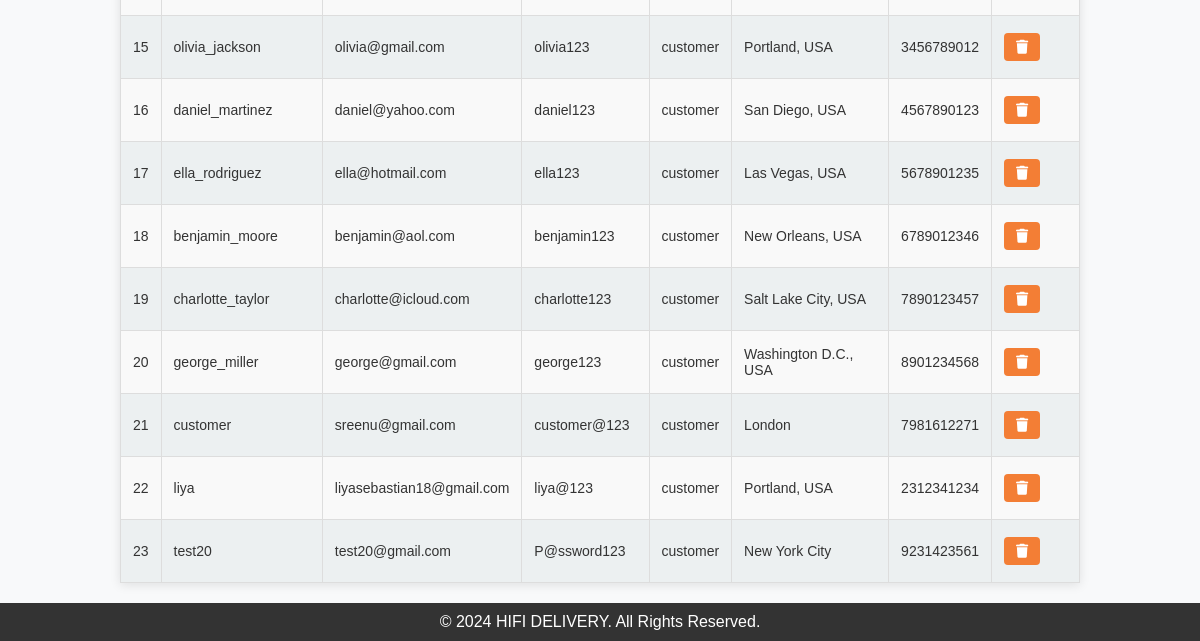
Before: /manageuser (lower part) with the older database file.
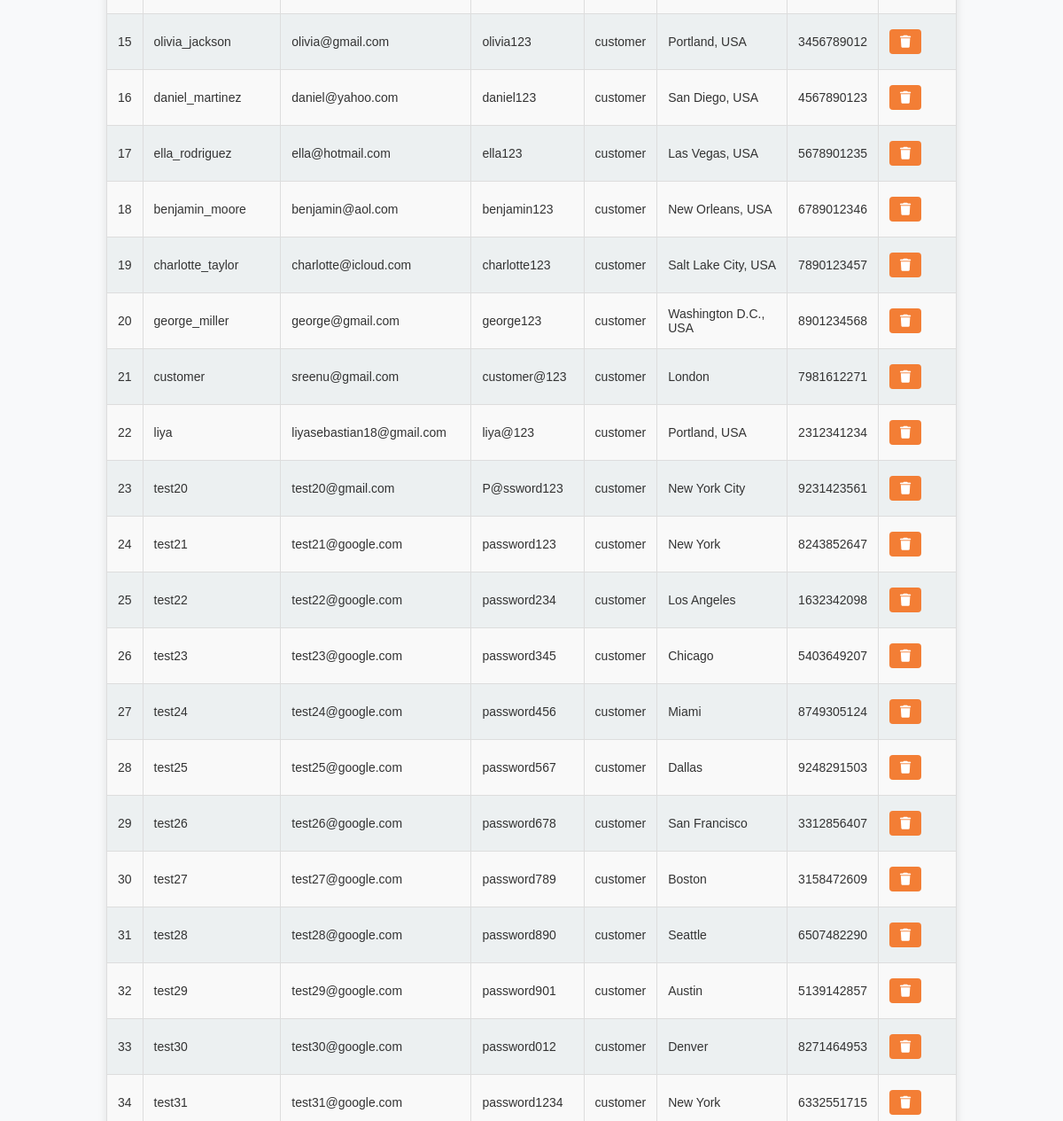
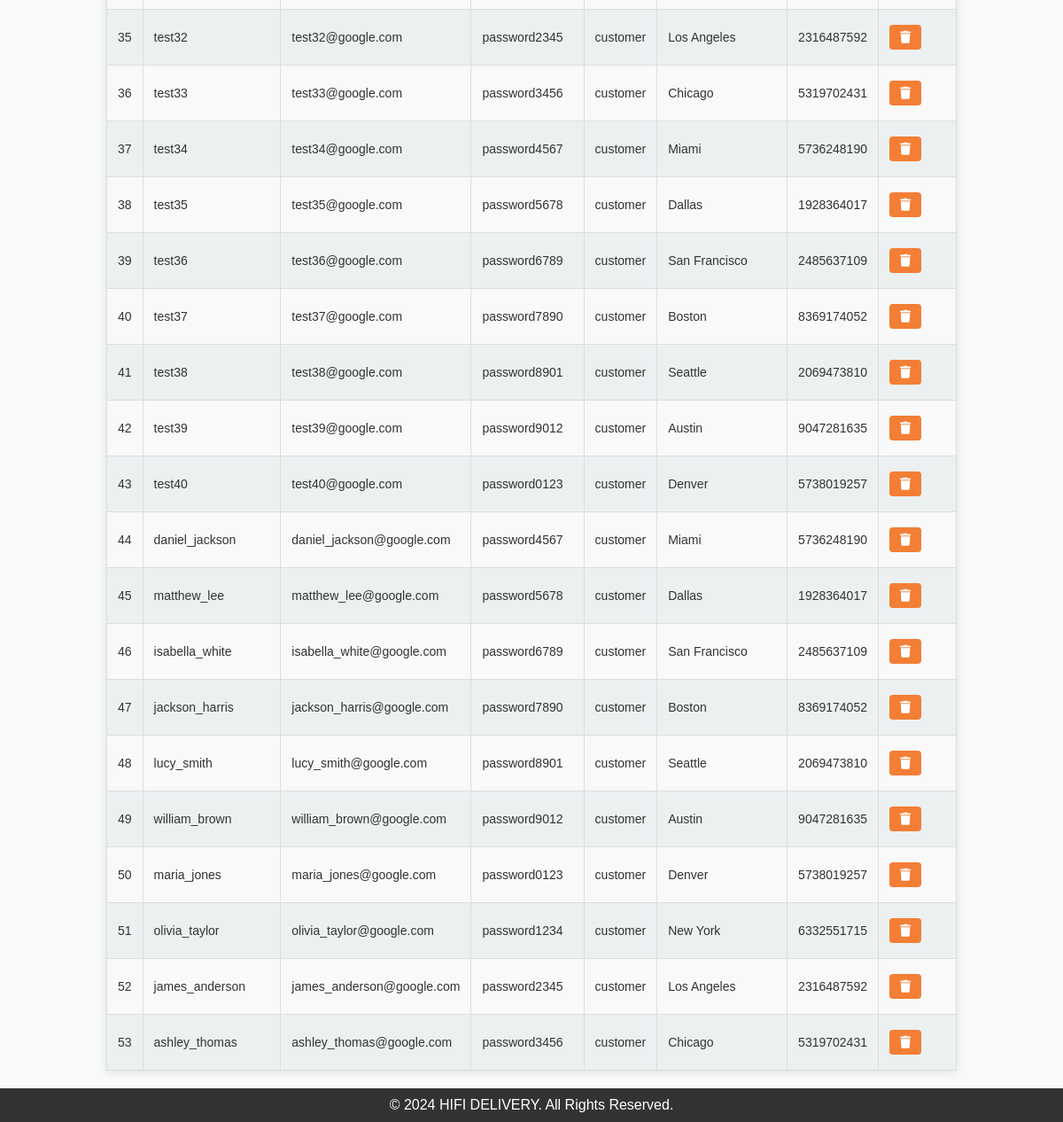
After: the same page with the newer database file (2 pictures, top to bottom).
### tables this page shows
CREATE TABLE "users" (
	"id"	INTEGER,
	"username"	TEXT NOT NULL UNIQUE,
	"email"	TEXT NOT NULL UNIQUE,
	"password"	TEXT NOT NULL,
	"role"	TEXT NOT NULL,
	"location"	TEXT,
	"contact"	TEXT,
	"approved"	INTEGER NOT NULL DEFAULT 0,
	PRIMARY KEY("id" AUTOINCREMENT)
);

### mergedapp.py (the view)
@app.route('/manageuser')
def view_users_agents():
    users = get_all_users()
    agents = get_all_delivery_agents()
    return render_template('manageuser.html', users=users, agents=agents)

### mergedapp.py (called while the page is built)
def get_all_users():
    conn = sqlite3.connect(DATABASE)
    cursor = conn.cursor()
    cursor.execute("SELECT * FROM users")
    users = cursor.fetchall()  # Fetch all rows
    conn.close()
    return users

def get_all_delivery_agents():
    conn = sqlite3.connect(DATABASE)
    cursor = conn.cursor()
    cursor.execute("SELECT * FROM Delivery_Agent")
    agents = cursor.fetchall()  # Fetch all rows
    conn.close()
    return agents

### templates/manageuser.html (shortened to what this page needs)
<!DOCTYPE html>
<html lang="en">
<head>
    <link href="https://cdnjs.cloudflare.com/ajax/libs/font-awesome/6.5.0/css/all.min.css" rel="stylesheet">
</head>
<body>
        <div class="container">
            <div class="form-container">
                <form action="/delete_user" method="POST">
                    <table>
                        <tbody>
                            {% for user in users %}
                            <tr>
                                <td>{{ user[0] }}</td>
                                <td>{{ user[1] }}</td>
                                <td>{{ user[2] }}</td>
                                <td>{{ user[3] }}</td>
                                <td>{{ user[4] }}</td>
                                <td>{{ user[5] }}</td>
                                <td>{{ user[6] }}</td>
                                <td>
                                    <form action="/delete_user" method="POST" class="delete-form">
                                        <button type="submit" class="delete-btn" onclick="return confirm('Are you sure you want to delete this user?');">
                                            <i class="fas fa-trash" title="Delete User"></i>
                                        </button>
                                    </form>
                                </td>
                            </tr>
                            {% endfor %}
                        </tbody>
                    </table>
                </form>
            </div>
        </div>
        <footer>
            <p>&copy; 2024 HIFI DELIVERY. All Rights Reserved.</p>
        </footer>
</body>
</html>

Changed rows visible on the page:
added users: id "24", username "test21", email "test21@google.com", password "password123", role "customer", location "New York", contact "8243852647"
added users: id "25", username "test22", email "test22@google.com", password "password234", role "customer", location "Los Angeles", contact "1632342098"
added users: id "26", username "test23", email "test23@google.com", password "password345", role "customer", location "Chicago", contact "5403649207"
added users: id "27", username "test24", email "test24@google.com", password "password456", role "customer", location "Miami", contact "8749305124"
added users: id "28", username "test25", email "test25@google.com", password "password567", role "customer", location "Dallas", contact "9248291503"
added users: id "29", username "test26", email "test26@google.com", password "password678", role "customer", location "San Francisco", contact "3312856407"
added users: id "30", username "test27", email "test27@google.com", password "password789", role "customer", location "Boston", contact "3158472609"
added users: id "31", username "test28", email "test28@google.com", password "password890", role "customer", location "Seattle", contact "6507482290"
added users: id "32", username "test29", email "test29@google.com", password "password901", role "customer", location "Austin", contact "5139142857"
added users: id "33", username "test30", email "test30@google.com", password "password012", role "customer", location "Denver", contact "8271464953"
added users: id "34", username "test31", email "test31@google.com", password "password1234", role "customer", location "New York", contact "6332551715"
added users: id "35", username "test32", email "test32@google.com", password "password2345", role "customer", location "Los Angeles", contact "2316487592"
added users: id "36", username "test33", email "test33@google.com", password "password3456", role "customer", location "Chicago", contact "5319702431"
added users: id "37", username "test34", email "test34@google.com", password "password4567", role "customer", location "Miami", contact "5736248190"
added users: id "38", username "test35", email "test35@google.com", password "password5678", role "customer", location "Dallas", contact "1928364017"
added users: id "39", username "test36", email "test36@google.com", password "password6789", role "customer", location "San Francisco", contact "2485637109"
added users: id "40", username "test37", email "test37@google.com", password "password7890", role "customer", location "Boston", contact "8369174052"
added users: id "41", username "test38", email "test38@google.com", password "password8901", role "customer", location "Seattle", contact "2069473810"
added users: id "42", username "test39", email "test39@google.com", password "password9012", role "customer", location "Austin", contact "9047281635"
added users: id "43", username "test40", email "test40@google.com", password "password0123", role "customer", location "Denver", contact "5738019257"
added users: id "44", username "daniel_jackson", email "daniel_jackson@google.com", password "password4567", role "customer", location "Miami", contact "5736248190"
added users: id "45", username "matthew_lee", email "matthew_lee@google.com", password "password5678", role "customer", location "Dallas", contact "1928364017"
added users: id "46", username "isabella_white", email "isabella_white@google.com", password "password6789", role "customer", location "San Francisco", contact "2485637109"
added users: id "47", username "jackson_harris", email "jackson_harris@google.com", password "password7890", role "customer", location "Boston", contact "8369174052"
added users: id "48", username "lucy_smith", email "lucy_smith@google.com", password "password8901", role "customer", location "Seattle", contact "2069473810"
added users: id "49", username "william_brown", email "william_brown@google.com", password "password9012", role "customer", location "Austin", contact "9047281635"
added users: id "50", username "maria_jones", email "maria_jones@google.com", password "password0123", role "customer", location "Denver", contact "5738019257"
added users: id "51", username "olivia_taylor", email "olivia_taylor@google.com", password "password1234", role "customer", location "New York", contact "6332551715"
added users: id "52", username "james_anderson", email "james_anderson@google.com", password "password2345", role "customer", location "Los Angeles", contact "2316487592"
added users: id "53", username "ashley_thomas", email "ashley_thomas@google.com", password "password3456", role "customer", location "Chicago", contact "5319702431"
